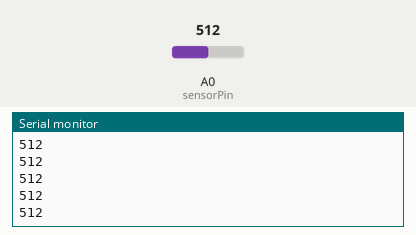
The sketch below on a simulated Arduino Uno, built with avr-gcc and run on an emulated ATmega328P. Parts: the last lines printed to the serial monitor. The inputs (shaded band) are chosen by the test bench; at power-on: A0 (sensorPin) = 512.

Above: at 1.2 s.
1.3 s: A0 (sensorPin) set to 716
At 1.56 s:
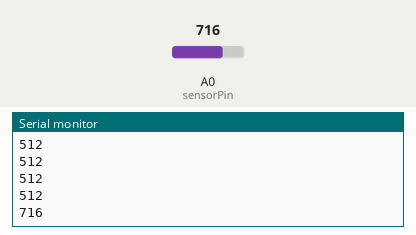
2.8 s: A0 (sensorPin) set to 900
At 2.96 s:
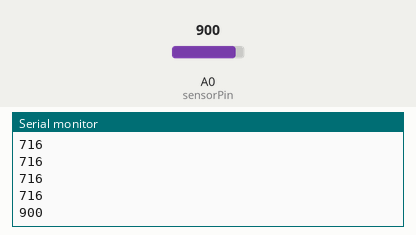
Timing chart, 0 to 5.8 s (numbered marks = the images above; inputs shaded):
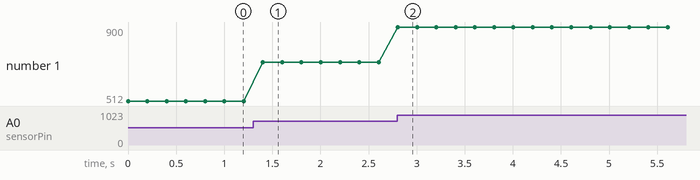

Measured:
- after the input at 1.3 s, the serial monitor: prints a new line after 0.10 s (image 1)
- after the input at 2.8 s, the serial monitor: prints a new line at once (image 2)
- plotted number 1: 512 → 716 after the input at 1.3 s, 716 → 900 after the input at 2.8 s

The sketch:

sonsor-01.ino
```cpp
int sensorPin = A0;
void setup(){
  Serial.begin(9600);
}
void loop(){
  int lightIntensity;
  lightIntensity = analogRead(sensorPin);
  Serial.println(lightIntensity);
  delay(200);
}
```
